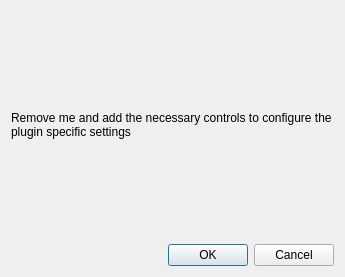
<?xml version="1.0" encoding="UTF-8"?>
<ui version="4.0">
 <class>DummyConfiguration</class>
 <widget class="QDialog" name="DummyConfiguration">
  <property name="geometry">
   <rect>
    <x>0</x>
    <y>0</y>
    <width>345</width>
    <height>277</height>
   </rect>
  </property>
  <property name="windowTitle">
   <string>Configure Dummy Plugin</string>
  </property>
  <layout class="QGridLayout" name="gridLayout">
   <item row="1" column="0" colspan="2">
    <widget class="QDialogButtonBox" name="m_buttonBox">
     <property name="standardButtons">
      <set>QDialogButtonBox::Cancel|QDialogButtonBox::Ok</set>
     </property>
    </widget>
   </item>
   <item row="0" column="0" colspan="2">
    <widget class="QLabel" name="label">
     <property name="text">
      <string>Remove me and add the necessary controls to configure the plugin specific settings</string>
     </property>
     <property name="wordWrap">
      <bool>true</bool>
     </property>
    </widget>
   </item>
  </layout>
 </widget>
 <resources/>
 <connections>
  <connection>
   <sender>m_buttonBox</sender>
   <signal>accepted()</signal>
   <receiver>DummyConfiguration</receiver>
   <slot>accept()</slot>
   <hints>
    <hint type="sourcelabel">
     <x>162</x>
     <y>75</y>
    </hint>
    <hint type="destinationlabel">
     <x>157</x>
     <y>274</y>
    </hint>
   </hints>
  </connection>
  <connection>
   <sender>m_buttonBox</sender>
   <signal>rejected()</signal>
   <receiver>DummyConfiguration</receiver>
   <slot>reject()</slot>
   <hints>
    <hint type="sourcelabel">
     <x>266</x>
     <y>79</y>
    </hint>
    <hint type="destinationlabel">
     <x>286</x>
     <y>274</y>
    </hint>
   </hints>
  </connection>
 </connections>
</ui>
